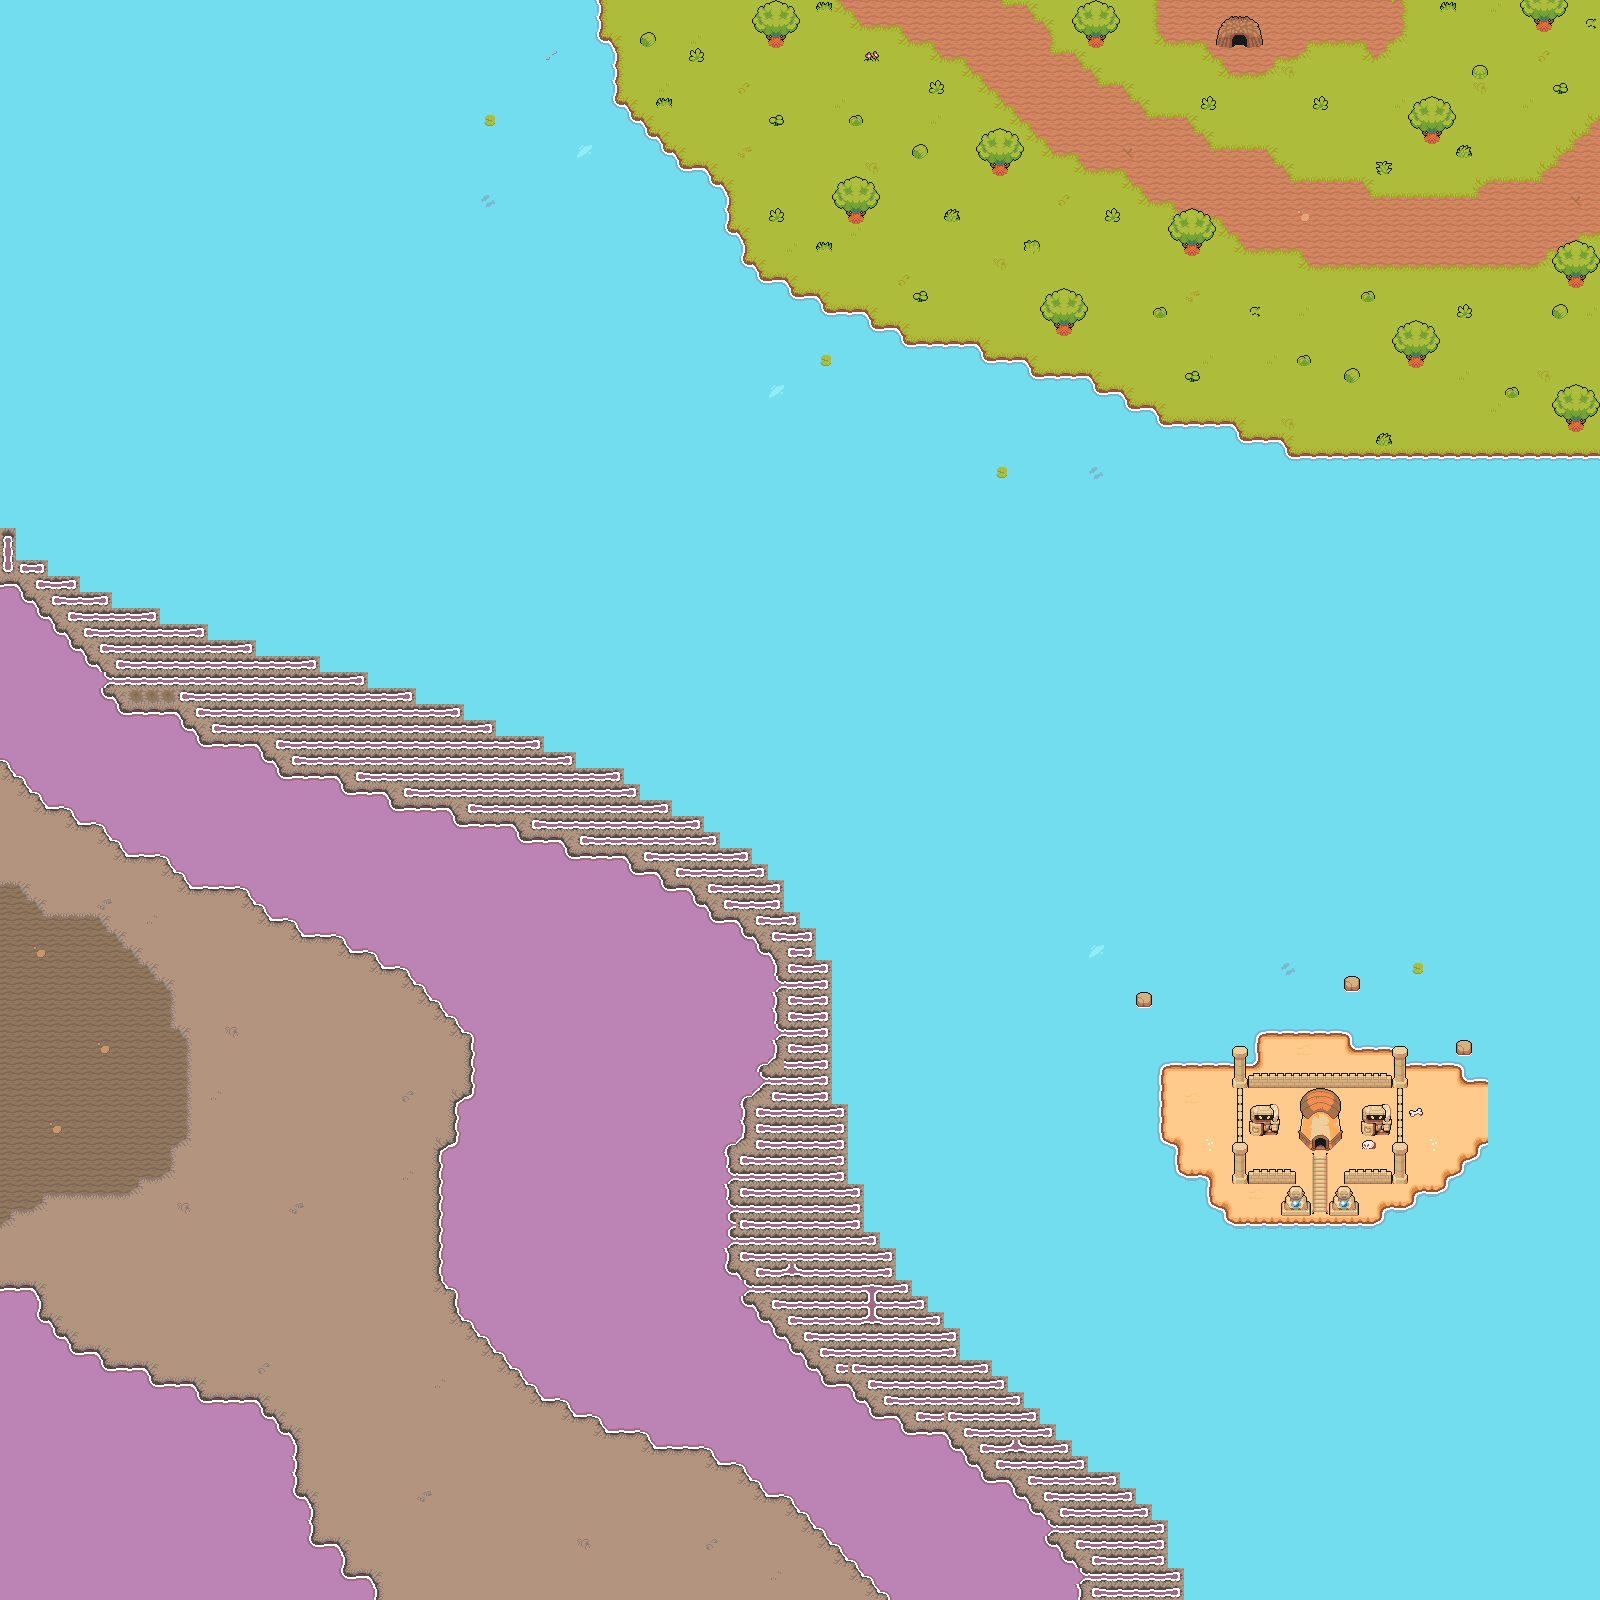

Rendered tile map (Tiled .tmx) drawn with the repository's tilesets; below, a short description and the map source with its tile grids summarised:
An orthogonal 100x100 tile map with 16x16 px tiles, 3 tile layers (Tile Layer 1, Tile Layer 2, Tile Layer 3), 5 tilesets and 1 object (Player).

<map version="1.9" tiledversion="1.9.2" orientation="orthogonal" renderorder="right-down" width="100" height="100" tilewidth="16" tileheight="16" infinite="0" nextlayerid="10" nextobjectid="16">
 <tileset firstgid="1" source="../tilesets/TilesetFloor.tsx" />
 <tileset firstgid="573" source="../tilesets/TilesetNature.tsx" />
 <tileset firstgid="909" source="../tilesets/TilesetWater.tsx" />
 <tileset firstgid="1385" source="../tilesets/TilesetHouse.tsx" />
 <tileset firstgid="2144" source="../tilesets/TilesetFloorDetail.tsx" />
 <layer id="1" name="Tile Layer 1" width="100" height="100">
  <data>[10000 cells, 10000 non-empty, 82 distinct tile ids]</data>
 </layer>
 <layer id="6" name="Tile Layer 2" width="100" height="100">
  <data>[10000 cells, 176 non-empty, 48 distinct tile ids]</data>
 </layer>
 <layer id="7" name="Tile Layer 3" width="100" height="100">
  <data>[10000 cells, 41 non-empty, 24 distinct tile ids]</data>
 </layer>
 <objectgroup color="#ff55ff" id="9" name="entity_spawns" opacity="0.5" tintcolor="#00ff7f">
  <object id="15" name="player" class="Player" x="1269.59" y="101.273">
   <properties>
    <property name="DEMO_CUSTOM_PROPERTY" type="bool" value="false" />
   </properties>
   <point />
  </object>
 </objectgroup>
</map>
